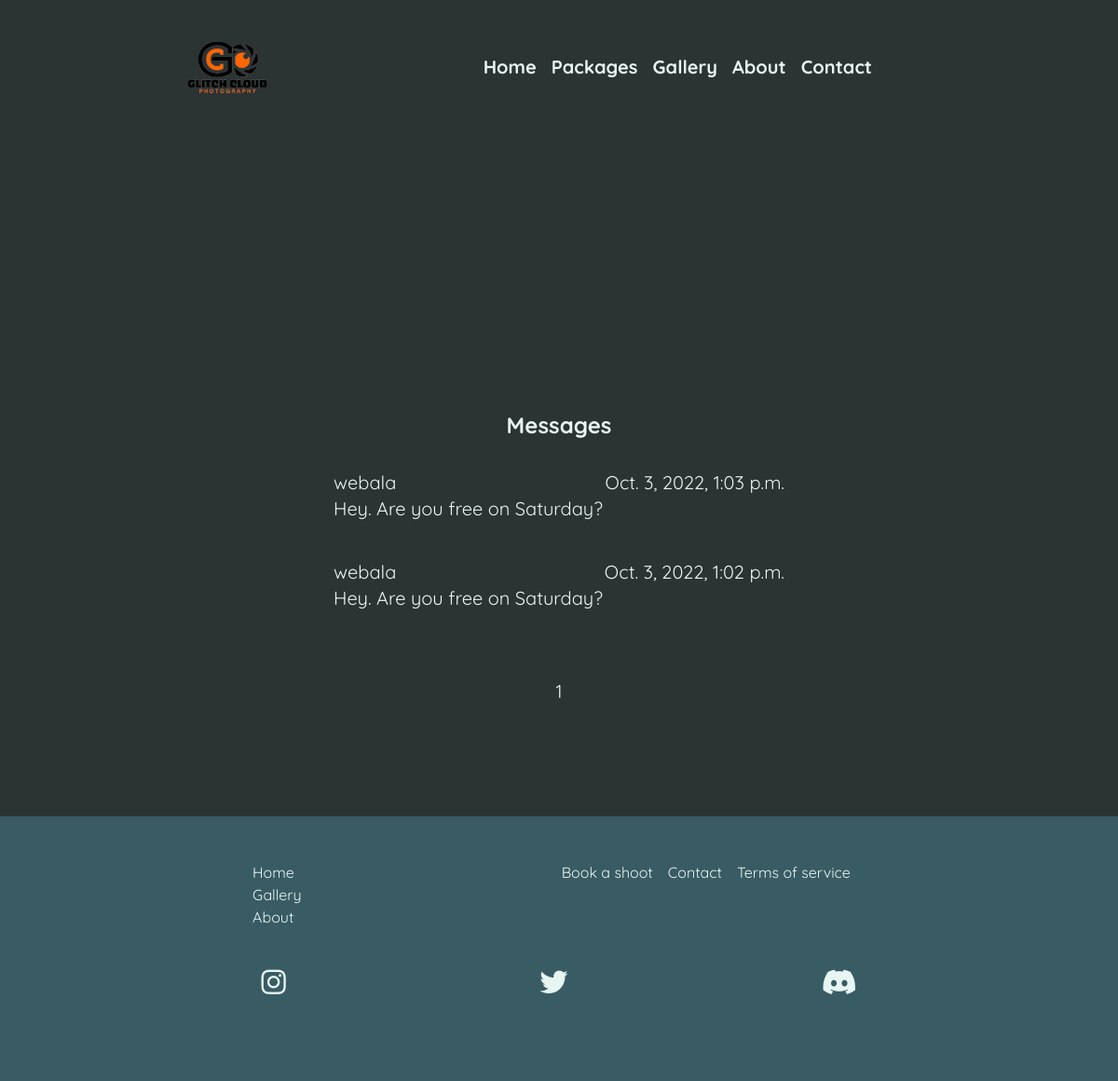
Page /dashboard/messages (signed in) on the earlier database version.
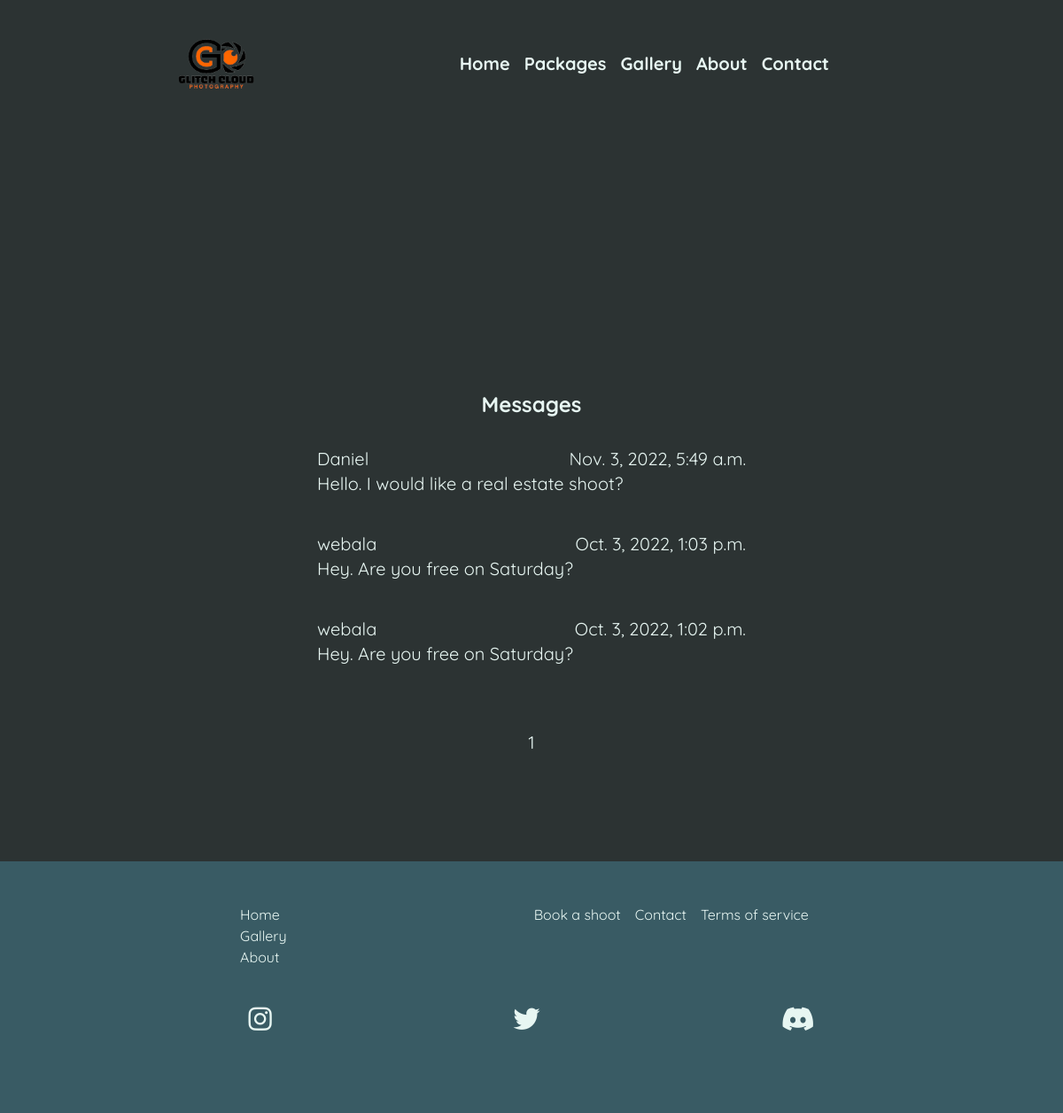
Same page on the later database version.
### shop/models.py (models this page shows)
class Message(models.Model):
    email = models.EmailField()
    name = models.CharField(max_length=20)
    message = models.CharField(max_length=300)
    date = models.DateTimeField(auto_now_add=True)
    read = models.BooleanField(default=False)

### dashboard/views.py (the view)
# urls.py: path("messages", MessagesList.as_view(), name="messages-list"),
class MessagesList(LoginRequiredMixin, ListView):
    model = Message
    template_name: str = "messages.html"
    context_object_name: str = "client_messages"
    paginate_by: int = 10
    ordering = ['-id']

### dashboard/templates/messages.html
{% extends 'base.html' %}
{% block content %}
<section class="messages pt-20 ">
    <div class="flex flex-col items-center mt-10 text-xl">
        <div class="flex justify-start">
            <h1 class="font-bold text-2xl">Messages</h1>
        </div>
        {% if not client_messages %}
        <p>No messages.</p>
        {% else %}
        <div class="w-full md:w-1/2">
            {% for message in client_messages %}
            <a href="/dashboard/message/{{message.id}}" class="hover:text-black">
                <div {% if message.read %} class="rounded-lg my-4 p-2" {% else %}
                    class="border-2 border-blue-500 hover:border transition duration-300 ease-in-out rounded-lg my-4 p-2" {% endif %}>
                    <div class="flex justify-between">
                        <p>{{message.name}}</p>
                        <p>{{message.date}}</p>
                    </div>
                    <div>
                        <p class="truncate">{{message.message}}</p>
                    </div>
                </div>
            </a>
            {% endfor %}
        </div>
        {% include 'paginator.html' %}
        {% endif %}
    </div>
</section>
{% endblock %}

Differences in the rows shown:
added Message: name "Daniel", date "Nov. 3, 2022, 5:49 a.m.", message "Hello. I would like a real estate shoot?"
